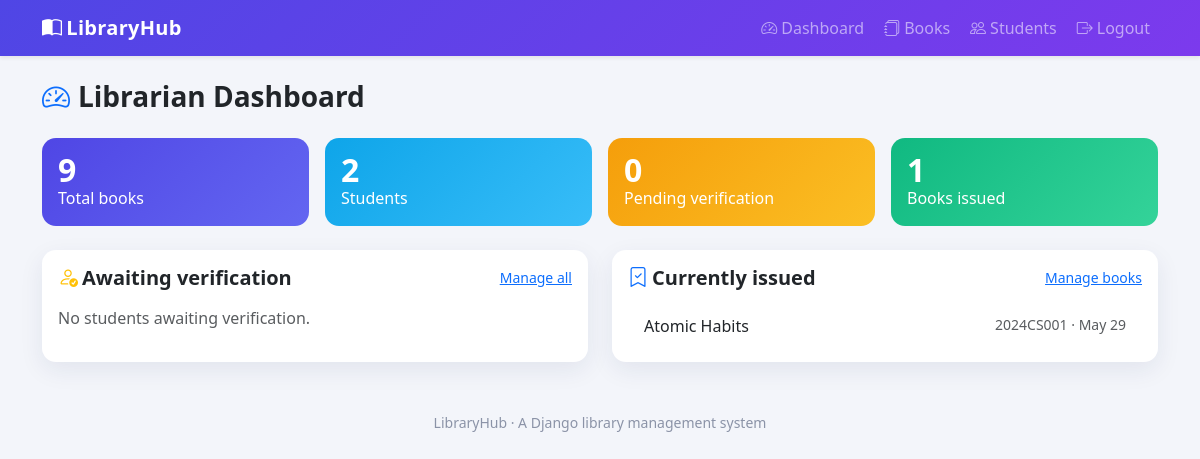
The app's page /librarian/dashboard/ (signed in) with its own data.
### library/models.py (models this page shows, shortened)
class BorrowRecord(models.Model):
    student = models.ForeignKey(Student, on_delete=models.CASCADE, related_name="borrow_records")
    book = models.ForeignKey(Book, on_delete=models.CASCADE, related_name="borrow_records")
    issued_at = models.DateTimeField(default=timezone.now)
    returned_at = models.DateTimeField(null=True, blank=True)
    class Meta:
        ordering = ["-issued_at"]

class Book(models.Model):
    name = models.CharField(max_length=200)
    author = models.CharField(max_length=120)
    total_copies = models.PositiveIntegerField(default=1)
    added_at = models.DateTimeField(default=timezone.now)
    class Meta:
        ordering = ["name"]

class Student(models.Model):
    roll_number = models.CharField(max_length=30, unique=True)
    name = models.CharField(max_length=120)
    password = models.CharField(max_length=128)  # stored hashed
    is_verified = models.BooleanField(default=False)
    created_at = models.DateTimeField(default=timezone.now)
    class Meta:
        ordering = ["roll_number"]

### library/views.py (the view)
# urls.py: path("librarian/dashboard/", views.librarian_dashboard, name="librarian_dashboard"),
@login_required
def librarian_dashboard(request):
    if not request.user.is_staff:
        messages.error(request, "Librarian access only.")
        return redirect("home")
    stats = {
        "books": Book.objects.count(),
        "students": Student.objects.count(),
        "pending": Student.objects.filter(is_verified=False).count(),
        "issued": BorrowRecord.objects.filter(returned_at__isnull=True).count(),
    }
    pending = Student.objects.filter(is_verified=False)
    recent_issues = BorrowRecord.objects.filter(returned_at__isnull=True).select_related("book", "student")[:8]
    return render(
        request,
        "library/librarian_dashboard.html",
        {"stats": stats, "pending": pending, "recent_issues": recent_issues},
    )

### library/templates/library/librarian_dashboard.html (shortened to what this page needs)
{% extends "library/base.html" %}
{% block content %}
<h3 class="fw-bold mb-4"><i class="bi bi-speedometer2 text-primary me-2"></i>Librarian Dashboard</h3>
<div class="row g-3 mb-4">
  <div class="col-6 col-lg-3">
    <div class="stat-card p-3" style="background:linear-gradient(135deg,#4f46e5,#6366f1)">
      <div class="num">{{ stats.books }}</div><div>Total books</div>
    </div>
  </div>
  <div class="col-6 col-lg-3">
    <div class="stat-card p-3" style="background:linear-gradient(135deg,#0ea5e9,#38bdf8)">
      <div class="num">{{ stats.students }}</div><div>Students</div>
    </div>
  </div>
  <div class="col-6 col-lg-3">
    <div class="stat-card p-3" style="background:linear-gradient(135deg,#f59e0b,#fbbf24)">
      <div class="num">{{ stats.pending }}</div><div>Pending verification</div>
    </div>
  </div>
  <div class="col-6 col-lg-3">
    <div class="stat-card p-3" style="background:linear-gradient(135deg,#10b981,#34d399)">
      <div class="num">{{ stats.issued }}</div><div>Books issued</div>
    </div>
  </div>
</div>
<div class="row g-4">
  <div class="col-lg-6">
    <div class="card h-100">
      <div class="card-body">
        <div class="d-flex justify-content-between align-items-center mb-3">
          <h5 class="fw-bold mb-0"><i class="bi bi-person-check text-warning me-1"></i>Awaiting verification</h5>
          <a href="{% url 'manage_students' %}" class="small">Manage all</a>
        </div>
        {% if pending %}
          <ul class="list-group list-group-flush">
            {% for s in pending %}
            <li class="list-group-item d-flex justify-content-between align-items-center">
              <span>{{ s.name }} <span class="text-muted">({{ s.roll_number }})</span></span>
              <form method="post" action="{% url 'verify_student' s.id %}">
                {% csrf_token %}
                <button class="btn btn-sm btn-success"><i class="bi bi-check2"></i> Verify</button>
              </form>
            </li>
            {% endfor %}
          </ul>
        {% else %}
          <p class="text-muted mb-0">No students awaiting verification.</p>
        {% endif %}
      </div>
    </div>
  </div>
  <div class="col-lg-6">
    <div class="card h-100">
      <div class="card-body">
        <div class="d-flex justify-content-between align-items-center mb-3">
          <h5 class="fw-bold mb-0"><i class="bi bi-bookmark-check text-primary me-1"></i>Currently issued</h5>
          <a href="{% url 'manage_books' %}" class="small">Manage books</a>
        </div>
        {% if recent_issues %}
          <ul class="list-group list-group-flush">
            {% for rec in recent_issues %}
            <li class="list-group-item d-flex justify-content-between">
              <span>{{ rec.book.name }}</span>
              <span class="text-muted small">{{ rec.student.roll_number }} &middot; {{ rec.issued_at|date:"M d" }}</span>
            </li>
            {% endfor %}
          </ul>
        {% else %}
          <p class="text-muted mb-0">No books currently issued.</p>
        {% endif %}
      </div>
    </div>
  </div>
</div>
{% endblock %}

### library/templates/library/base.html (style rules this page uses)
body { background: #f3f5fa; }
.card { border: none; box-shadow: 0 8px 24px rgba(31,41,90,.08); border-radius: 14px; }
.stat-card { border-radius: 14px; color: #fff; }
.stat-card .num { font-size: 2rem; font-weight: 800; line-height: 1; }

### records on screen
BorrowRecord: book.name "Atomic Habits", student.roll_number "2024CS001", issued_at "May 29"

### other values on screen
{{ stats.books }} "9"
{{ stats.students }} "2"
{{ stats.pending }} "0"
{{ stats.issued }} "1"
